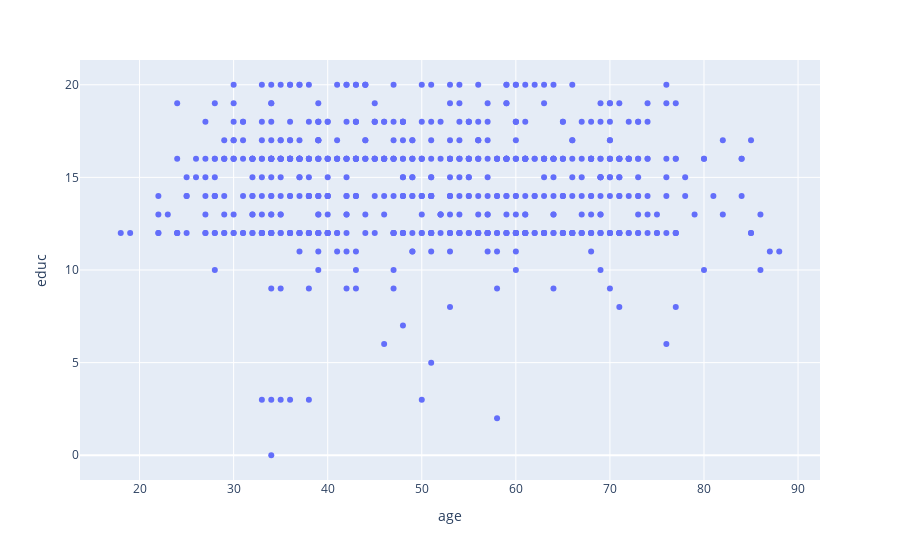

Here is the notebook cell this chart was saved with:
### Markdown cell above
Interesting things from this table:
1. I'm curious why age and educ are negatively correlated... let's plot and see if we can discern anything
2. educ and degree have a high correlation.

### Code cell
px.scatter(gss_df, "age", "educ")

### Figure 1 — Plotly figure (JSON) as saved in the notebook; plotly's stock layout.template omitted (floating-point values rounded to 4 significant figures; data arrays with more than 128 entries replaced by an {"elided": "..."} marker saying what was removed)
{"data": [{"hovertemplate": "age=%{x}<br>educ=%{y}<extra></extra>", "legendgroup": "", "marker": {"color": "#636efa", "symbol": "circle"}, "mode": "markers", "name": "", "orientation": "v", "showlegend": false, "type": "scatter", "x": {"elided": "711 int values"}, "xaxis": "x", "y": {"elided": "711 int values"}, "yaxis": "y"}], "layout": {"legend": {"tracegroupgap": 0}, "margin": {"t": 60}, "xaxis": {"anchor": "y", "domain": [0, 1], "title": {"text": "age"}}, "yaxis": {"anchor": "x", "domain": [0, 1], "title": {"text": "educ"}}}}
